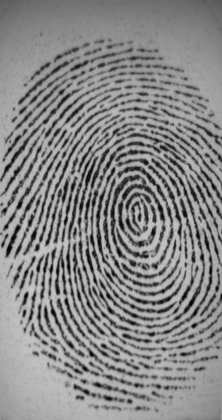
%> input picture pictures/101_1.tif, 222 x 420 px, shrunk from 296 x 560 before the run
$ octave main.m   (GNU Octave 9; MATLAB toolbox functions it lacks are replaced by stand-ins)
%> lines starting %> are read from the running program, lines starting %| are printed output that depends on the picture; in (x1, y1, x2, y2) boxes, pixels count from 0 and x2, y2 are one past the last pixel; in counts of white or black regions, pixels touching at a corner belong together; the program's own positions count from 1
### src/normalization.m
function [I] = normalization(I)
    I = im2double(I);
    HelpI = I(:);
    I = (I - mean(HelpI)) ./ std(HelpI);
end

### src/segmentation.m
function [INorm, Mask] = segmentation(I, Threshold, BlockSize)
    I = double(I);
    [Rows, Cols] = size(I);
    Threshold = Threshold * std(I(:));
    ImageStd = zeros(Rows, Cols);

    for i = 1:BlockSize:Rows
        for j = 1:BlockSize:Cols
            Box = [i, j, min(i + BlockSize - 1, Rows), min(j + BlockSize - 1, Cols)];
            HelpI = I(Box(1):Box(3), Box(2):Box(4));
            ImageStd(Box(1):Box(3), Box(2):Box(4)) = std(HelpI(:));
        end
    end

    Mask = ImageStd > Threshold;
    INorm = (I - mean(I(:))) / std(I(:));
    Rigids = INorm(Mask == 1);
    INorm = (INorm - mean(Rigids(:))) / std(Rigids(:));
end

### src/orientation.m
function [OrientImage] = orientation(I, GradSigma, BlockSigma, OrientSmoothSigma)
    Sze = fix(6 * GradSigma);
    if rem(Sze, 2) == 0
        Sze = Sze + 1;
    end
    GaussianKernel = fspecial('gaussian', round(Sze), GradSigma);
    FilterGauss = GaussianKernel * transpose(GaussianKernel);
    [FilterGradX, FilterGradY] = gradient(FilterGauss);
    GradX = conv2(I, FilterGradX, "same");
    GradY = conv2(I, FilterGradY, "same");

    GradX2 = GradX .^ 2;
    GradY2 = GradY .^ 2;
    GradXY = GradX .* GradY;

    Sze = fix(6 * BlockSigma);
    GaussianKernel = fspecial('gaussian', round(Sze), BlockSigma);
    FilterGauss = GaussianKernel * transpose(GaussianKernel);

    GradX2 = imfilter(GradX2, FilterGauss);
    GradY2 = imfilter(GradY2, FilterGauss);
    GradXY = 2 * imfilter(GradXY, FilterGauss);

    Denom = sqrt(GradXY .^ 2 + (GradX - GradY) .^ 2) + 0.00001;
    Sin2Theta = GradXY ./ Denom;
    Cos2Theta = (GradX2 - GradY2) ./ Denom;

    Sze = fix(6 * OrientSmoothSigma);
    if rem(Sze, 2) == 0
        Sze = Sze + 1;
    end
    GaussianKernel = fspecial('gaussian', round(Sze), OrientSmoothSigma);
    FilterGauss = GaussianKernel * transpose(GaussianKernel);
    Sin2Theta = imfilter(Sin2Theta, FilterGauss);
    Cos2Theta = imfilter(Cos2Theta, FilterGauss);

    OrientImage = (pi + atan2(Sin2Theta, Cos2Theta)) / 2;
end

### src/frequency.m
function [Frequency] = frequency(I, BlockSize, OrientImage, Mask)
    [Rows, Cols] = size(I);
    Frequency = zeros(Rows, Cols);

    for i = 1:BlockSize:Rows - BlockSize
        for j = 1:BlockSize:Cols - BlockSize
            Box = [i, j, min(i + BlockSize - 1, Rows), min(j + BlockSize - 1, Cols)];
            BoxIm = I(Box(1):Box(3), Box(2):Box(4));
            BoxOrIm = OrientImage(Box(1):Box(3), Box(2):Box(4));
            Frequency(Box(1):Box(3), Box(2):Box(4)) = frequest(BoxIm, BoxOrIm, BlockSize, 5, 5, 15);
        end
    end
    Frequency = Frequency .* Mask;
    % [5 lines of commented-out code are left out]
end

### src/gabor_filter.m
function [GaborFilt] = gabor_filter(I, Orientation, Frequency)
    GaborFilt = zeros(size(I));

    WaveLengths = transpose(1 ./ unique(Frequency(Frequency > 0)));
    Orients = 0:3:180;
    for theta = Orients
        for lambda = WaveLengths
            gaborFilter = gabor(lambda, theta, 'SpatialAspectRatio', 0.5, 'SpatialFrequencyBandwidth', 4);
            filtered = imgaborfilt(I, gaborFilter);
            GaborFilt = GaborFilt + filtered;
        end
    end
    GaborFilt = 255 - im2uint8(mat2gray(GaborFilt));
end

### src/main.m
I = imread("../pictures/101_1.tif");
%> I is the input picture: size 420x222 uint8; min 0, max 202, mean 135.7

BlockSize = 16;

INorm = normalization(I);
%> in normalization, `I = (I - mean(HelpI)) ./ std(HelpI);`:
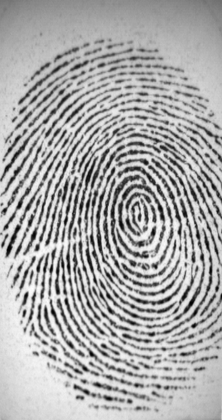
%> I: size 420x222 double; min -3.12, max 1.53, mean 2.53e-14; drawn with min black and max white

[INorm, Mask] = segmentation(INorm, 0.4, 16);
%> in segmentation, `Threshold = Threshold * std(I(:));`: Threshold = 0.4
%> after the loop in segmentation, `for i = 1:BlockSize:Rows`:
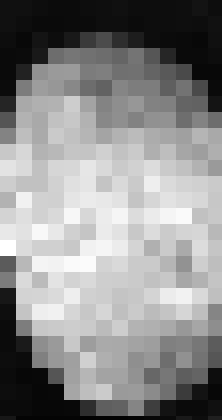
%> ImageStd: size 420x222 double; min 0.0359, max 1.45, mean 0.813; drawn with min black and max white
%> in segmentation, `Mask = ImageStd > Threshold;`:
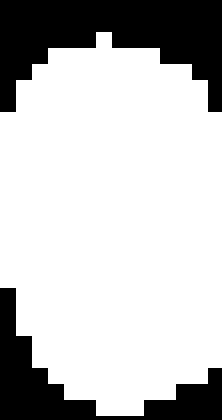
%> Mask: size 420x222 logical; 76.1% white; 2 black regions, box (x1, y1, x2, y2) and area: (0, 0, 222, 112) 14112, (0, 288, 222, 420) 8216
subplot(121)
imshow(I);
title("Originalna slika")

OrientImage = orientation(INorm, 1, 7, 7);
%> in orientation, `Sin2Theta = imfilter(Sin2Theta, FilterGauss);`:
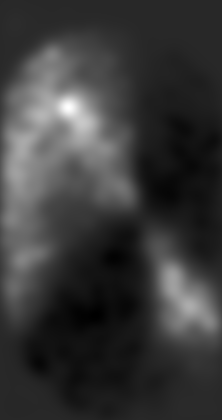
%> Sin2Theta: size 420x222 double; min -0.000864, max 0.00455, mean 0.000365; drawn with min black and max white
%> in orientation, `Cos2Theta = imfilter(Cos2Theta, FilterGauss);`:
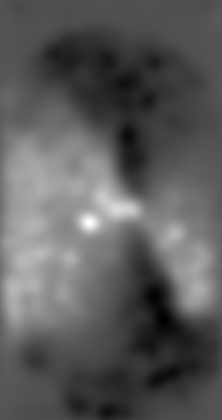
%> Cos2Theta: size 420x222 double; min -0.0011, max 0.00227, mean 0.00011; drawn with min black and max white
%> in orientation, `OrientImage = (pi + atan2(Sin2Theta, Cos2Theta)) / 2;`:
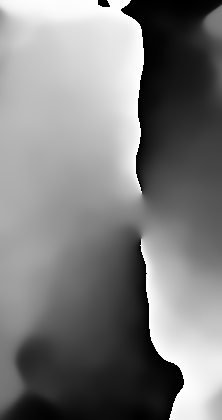
%> OrientImage: size 420x222 double; min 5.84e-06, max 3.14, mean 1.55; drawn with min black and max white
Frequency = frequency(INorm, BlockSize, OrientImage, Mask);
%> after the loop in frequency, `for i = 1:BlockSize:Rows - BlockSize`:
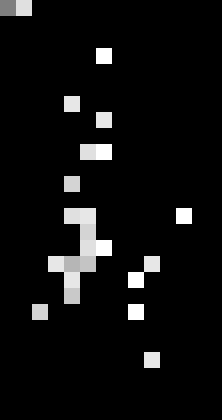
%> Frequency: size 420x222 double; min 0, max 0.2, mean 0.0116; drawn with min black and max white
GaborFilt = gabor_filter(I, OrientImage, Frequency);
%> in gabor_filter, `WaveLengths = transpose(1 ./ unique(Frequency(Frequency > 0)));`: WaveLengths = [7 6.5 6.33 6 5.67 5.5 5]
%> the run ends on the next line

$ run again, with pictures/101_2.tif copied over pictures/101_1.tif
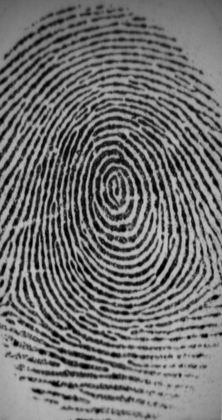
%> input picture pictures/101_2.tif, 222 x 420 px, shrunk from 296 x 560 before the run
%> I is the input picture: size 420x222 uint8; min 0, max 197, mean 113.7
%> Threshold = 0.4
%> in segmentation, `Mask = ImageStd > Threshold;`:
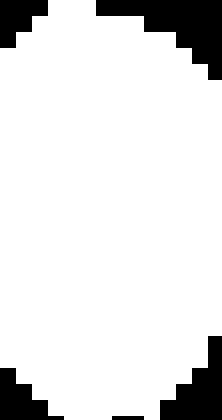
%> Mask: size 420x222 logical; 88.1% white; 5 black regions, box (x1, y1, x2, y2) and area: (96, 0, 222, 80) 4704, (160, 336, 222, 420) 2904, (0, 368, 64, 420) 1792, (0, 0, 48, 48) 1536, (112, 416, 144, 420) 128
%> after the loop in frequency, `for i = 1:BlockSize:Rows - BlockSize`:
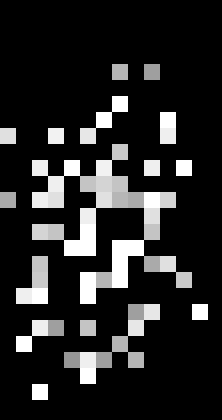
%> Frequency: size 420x222 double; min 0, max 0.2, mean 0.0305; drawn with min black and max white
%> WaveLengths = [8.5 8 7.5 7 6.5 6.33 6 5.67 5.5 5.33 5.25 5]

$ run again, with pictures/101_3.tif copied over pictures/101_1.tif
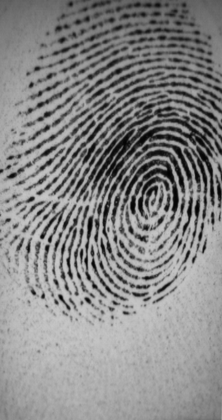
%> input picture pictures/101_3.tif, 222 x 420 px, shrunk from 296 x 560 before the run
%> I is the input picture: size 420x222 uint8; min 1, max 201, mean 135.4
%> Threshold = 0.4
%> in segmentation, `Mask = ImageStd > Threshold;`:
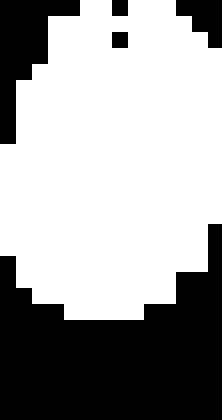
%> Mask: size 420x222 logical; 62.8% white; 5 black regions, box (x1, y1, x2, y2) and area: (0, 224, 222, 420) 27640, (0, 0, 80, 144) 5120, (176, 0, 222, 48) 1440, (112, 0, 128, 16) 256, (112, 32, 128, 48) 256
%> after the loop in frequency, `for i = 1:BlockSize:Rows - BlockSize`:
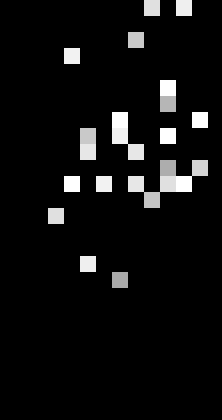
%> Frequency: size 420x222 double; min 0, max 0.2, mean 0.0117; drawn with min black and max white
%> WaveLengths = [7.5 7.33 7 6.5 6.33 6 5.67 5.5 5.33 5.25 5]

$ run again, with pictures/101_4.tif copied over pictures/101_1.tif
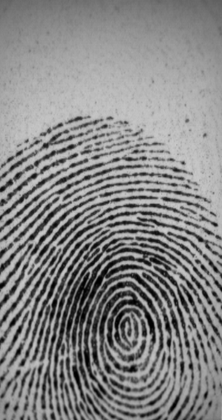
%> input picture pictures/101_4.tif, 222 x 420 px, shrunk from 296 x 560 before the run
%> I is the input picture: size 420x222 uint8; min 0, max 203, mean 133.3
%> Threshold = 0.4
%> Mask: size 420x222 logical; 67.2% white; 3 black regions, box (x1, y1, x2, y2) and area: (0, 0, 222, 208) 30304, (208, 384, 222, 400) 224, (208, 416, 222, 420) 56
%> after the loop in frequency, `for i = 1:BlockSize:Rows - BlockSize`:
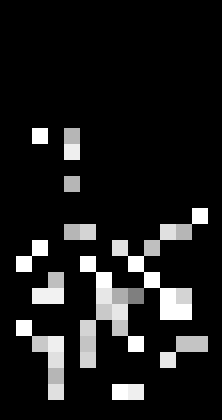
%> Frequency: size 420x222 double; min 0, max 0.2, mean 0.0215; drawn with min black and max white
%> WaveLengths = [10 7.33 7 6.67 6.5 6.33 6 5.67 5.5 5.33 5.25 5]
